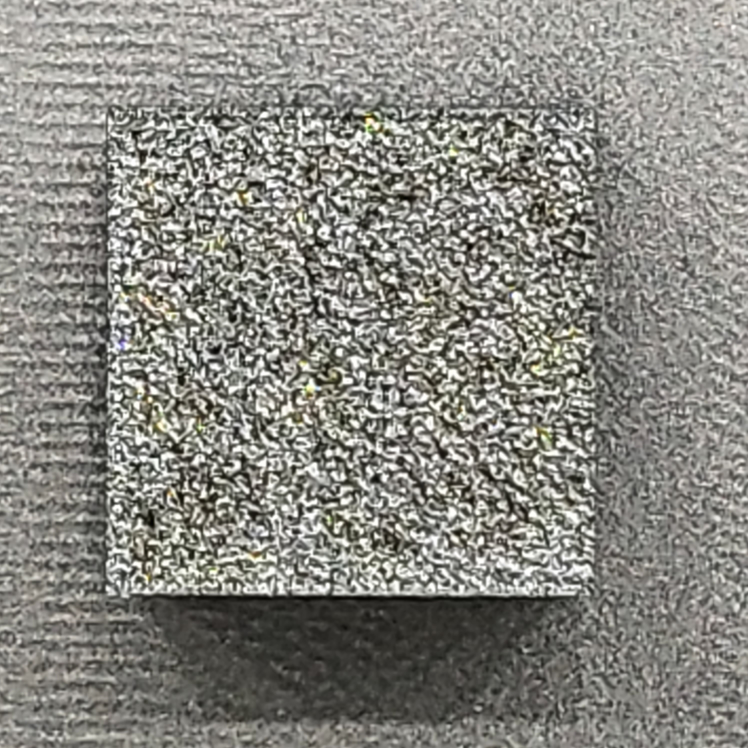
#> input picture OpenCV/SLM/image01.jpg, 2992 x 2992 px, found by its file name (shown at 1/4 size)
$ jupyter execute otsu-contours-counts.ipynb
#> lines starting #> are read from the running program, lines starting #| are printed output that depends on the picture; after the words box and inside, x2 and y2 are one past the last pixel; in counts of white or black regions, pixels touching at a corner belong together
[cell 1]
import sys
import cv2
import numpy as np

[cell 2]
#filenames = ['namecard1.jpg', 'namecard2.jpg', 'namecard3.jpg']
# filenames = ['crack1.jpg', '2_11_11.png', '1-00017.jpg']

filename = '.\\image01.jpg'

[cell 3]
src = cv2.imread(filename, cv2.IMREAD_COLOR)
#> src is the input picture: shape (2992, 2992, 3); mean B, G, R 129.6, 135.9, 136.8

src.shape
#> Out = (2992, 2992, 3)

[cell 4]
src = src[450:2300, 450:2300]
#> src: shape (1850, 1850, 3)

[cell 5]
if src is None:
    print('Image load failed!')
    sys.exit()

src = cv2.resize(src, (0, 0), fx=0.5, fy=0.5)
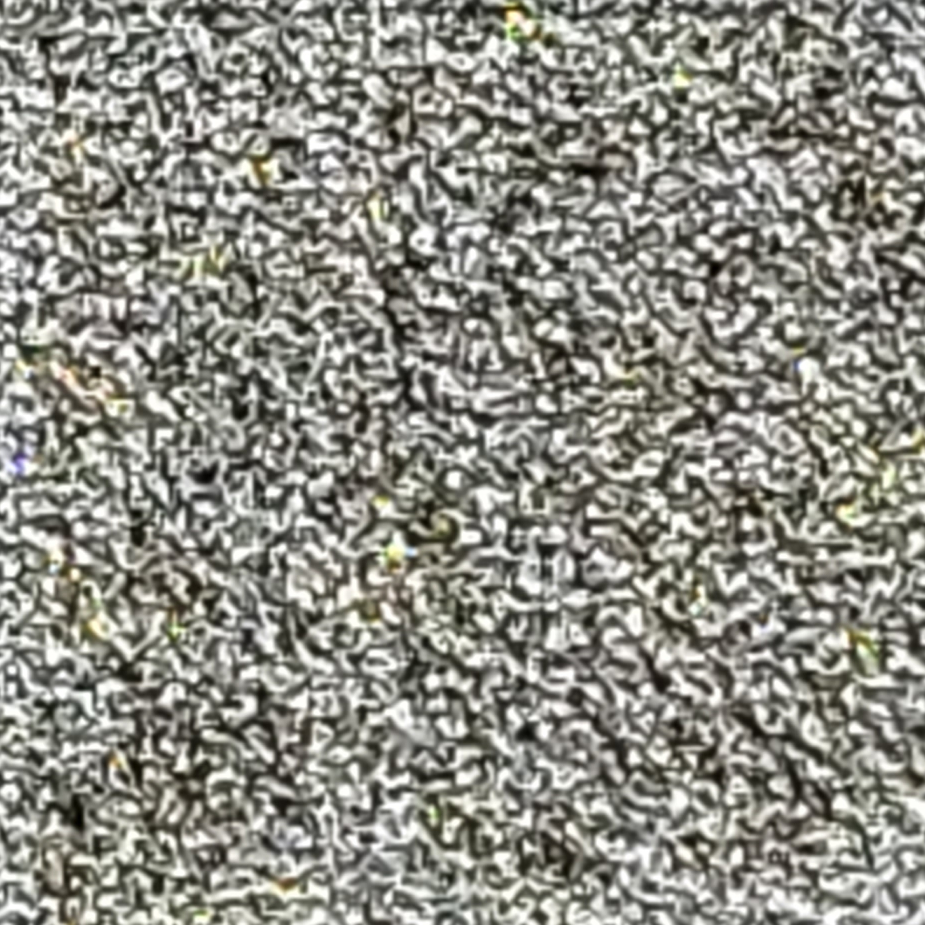
#> src: shape (925, 925, 3); mean B, G, R 133.7, 142, 142.4
src_gray = cv2.cvtColor(src, cv2.COLOR_BGR2GRAY)

h, w = src.shape[:2]
#> h = 925; w = 925
dst1 = np.zeros((h, w, 3), np.uint8)
dst2 = np.zeros((h, w, 3), np.uint8)

th, dst = cv2.threshold(src_gray, 0, 255, cv2.THRESH_BINARY | cv2.THRESH_OTSU)
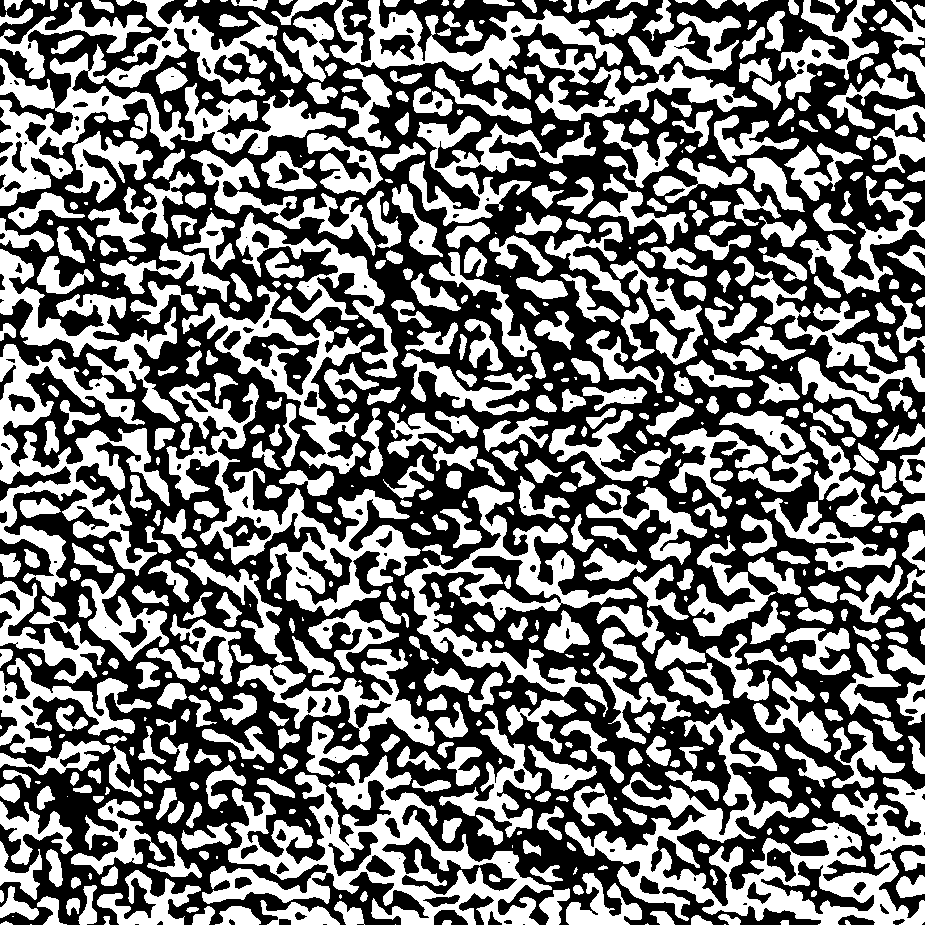
#> dst: shape (925, 925); 45.9% white; 640 white regions (86 under 20 px)
#> th = 145
print('threshold:', th)
#| threshold: 145.0


contours1, _ = cv2.findContours(dst, cv2.RETR_EXTERNAL, cv2.CHAIN_APPROX_NONE)
#> contours1 = 632 contours, 120 with area under 20; largest, box (x1, y1, x2, y2) and area: (565, 713, 925, 925) 23435, (202, 755, 552, 925) 21550, (0, 0, 346, 206) 17880, (166, 382, 421, 616) 14982, (0, 344, 170, 597) 12800
contours2, _ = cv2.findContours(dst, cv2.RETR_LIST, cv2.CHAIN_APPROX_NONE)
#> contours2 = 807 contours, 185 with area under 20; largest, box (x1, y1, x2, y2) and area: (565, 713, 925, 925) 23435, (202, 755, 552, 925) 21550, (0, 0, 346, 206) 17880, (166, 382, 421, 616) 14982, (0, 344, 170, 597) 12800

for i in range(len(contours1)):
#    c = (random.randint(0, 255), random.randint(0, 255), random.randint(0, 255))
    cv2.drawContours(dst1, contours1, i, (0,255,255), 1)
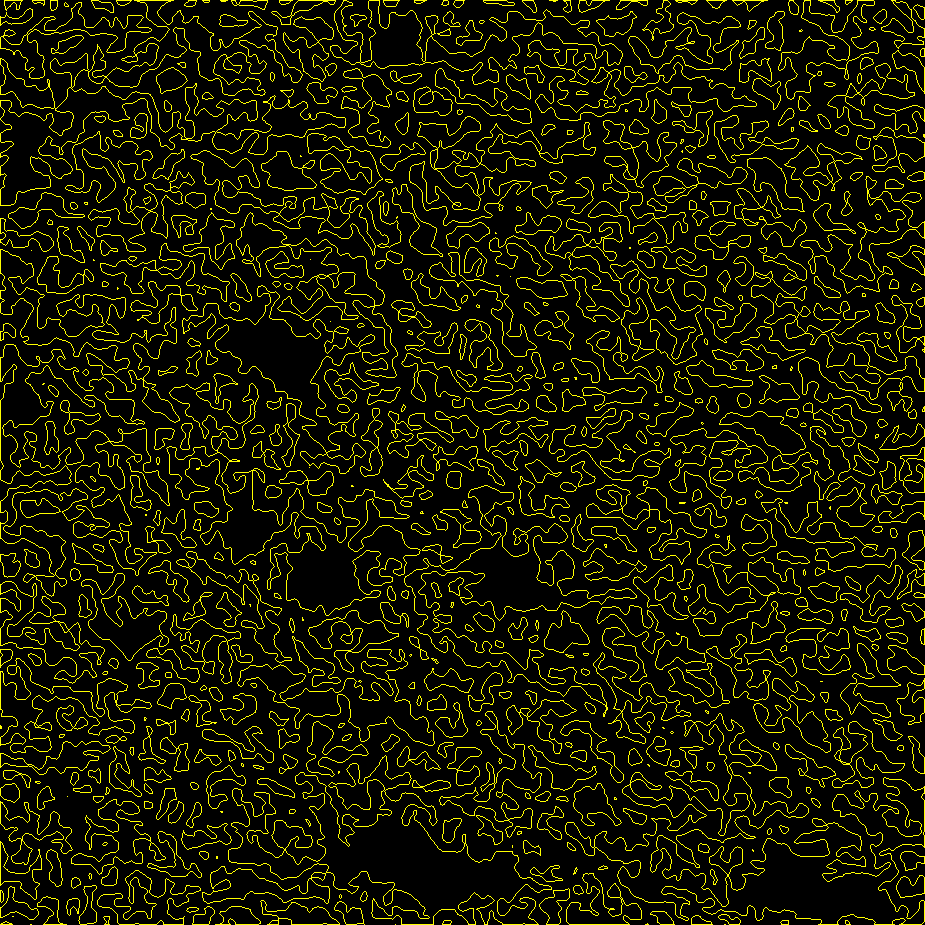
#> dst1: shape (925, 925, 3); mean of channels 0, 1, 2 0, 24.6, 24.6; drawn as B, G, R

for i in range(len(contours2)):
#    c = (random.randint(0, 255), random.randint(0, 255), random.randint(0, 255))
    cv2.drawContours(dst2, contours2, i, (255,255,255), 1)
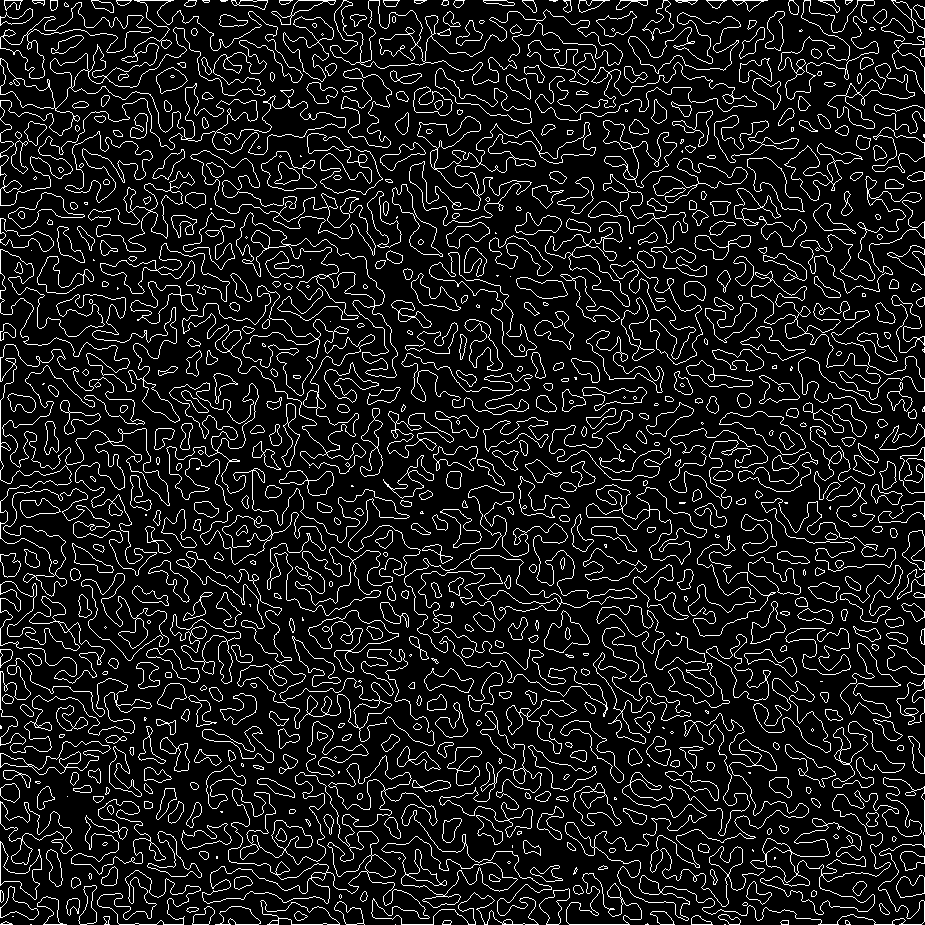
#> dst2: shape (925, 925, 3); 10.4% white in thin lines or dots

len(contours1)
len(contours2)
#> Out = 807


# [12 lines of commented-out code are left out]

[cell 6]
len(contours1)
#> Out = 632

[cell 7]
len(contours2)
#> Out = 807

[cell 8]
copy2 = dst.copy()
count = []
for x in contours2:
    area = cv2.contourArea(x)
    if area > 1:
        count.append(x)
#> this loop made 807 passes
#> area on passes 7 to 9: 28.5, 36.5, 31
#> after the loop, count = 779 contours, 157 with area under 20; largest, box (x1, y1, x2, y2) and area: (565, 713, 925, 925) 23435, (202, 755, 552, 925) 21550, (0, 0, 346, 206) 17880, (166, 382, 421, 616) 14982, (0, 344, 170, 597) 12800
cv2.drawContours(src, count, -1, (0,255,0), 1)
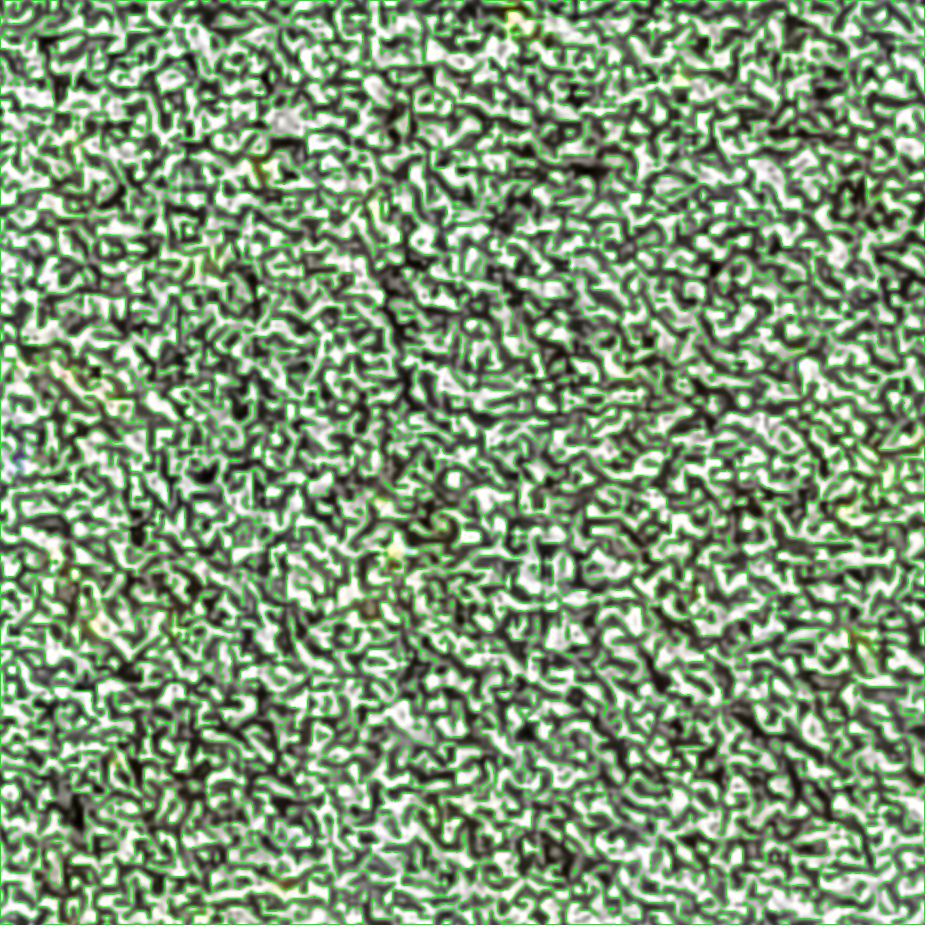
#> src: shape (925, 925, 3); 10.37% of pixels changed, all inside (x1, y1, x2, y2) = (0, 0, 925, 925)
cv2.imshow('dst4',src)
print("number of lemons found via contour detection = ", len(count))
#| number of lemons found via contour detection =  779
cv2.waitKey()
cv2.destroyAllWindows()

[cell 9]
cv2.imwrite('5.jpg', src)
#> Out = True

[cell 10]
copy2 = dst.copy()
count = []
for x in contours2:
    area = cv2.contourArea(x)
    if area > 1:
        count.append(x)
cv2.drawContours(src, count, -1, (0,255,0), 1)
cv2.imshow('dst5',dst2)
print("number of lemons found via contour detection = ", len(count))
#| number of lemons found via contour detection =  779
cv2.waitKey()
cv2.destroyAllWindows()
